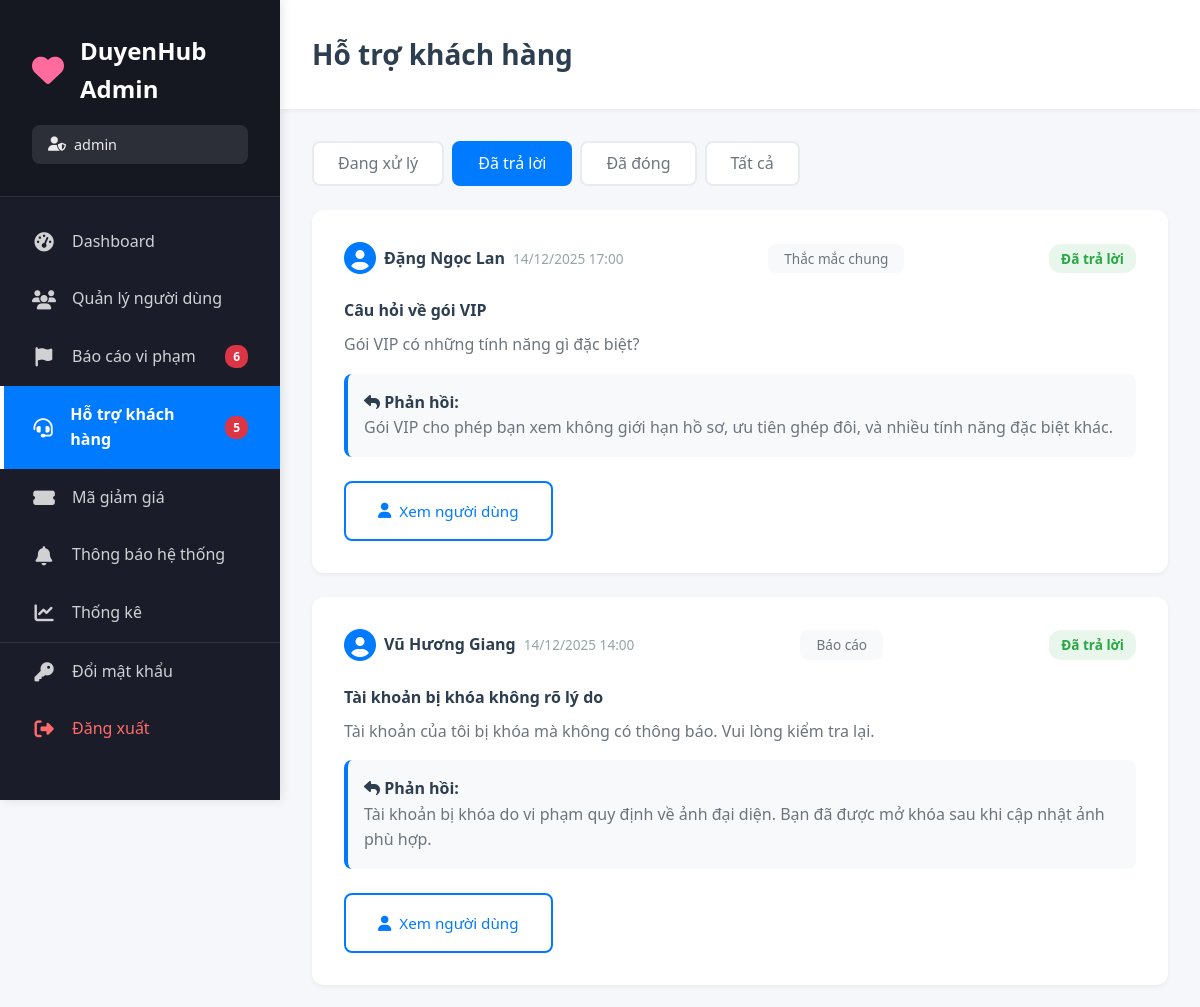
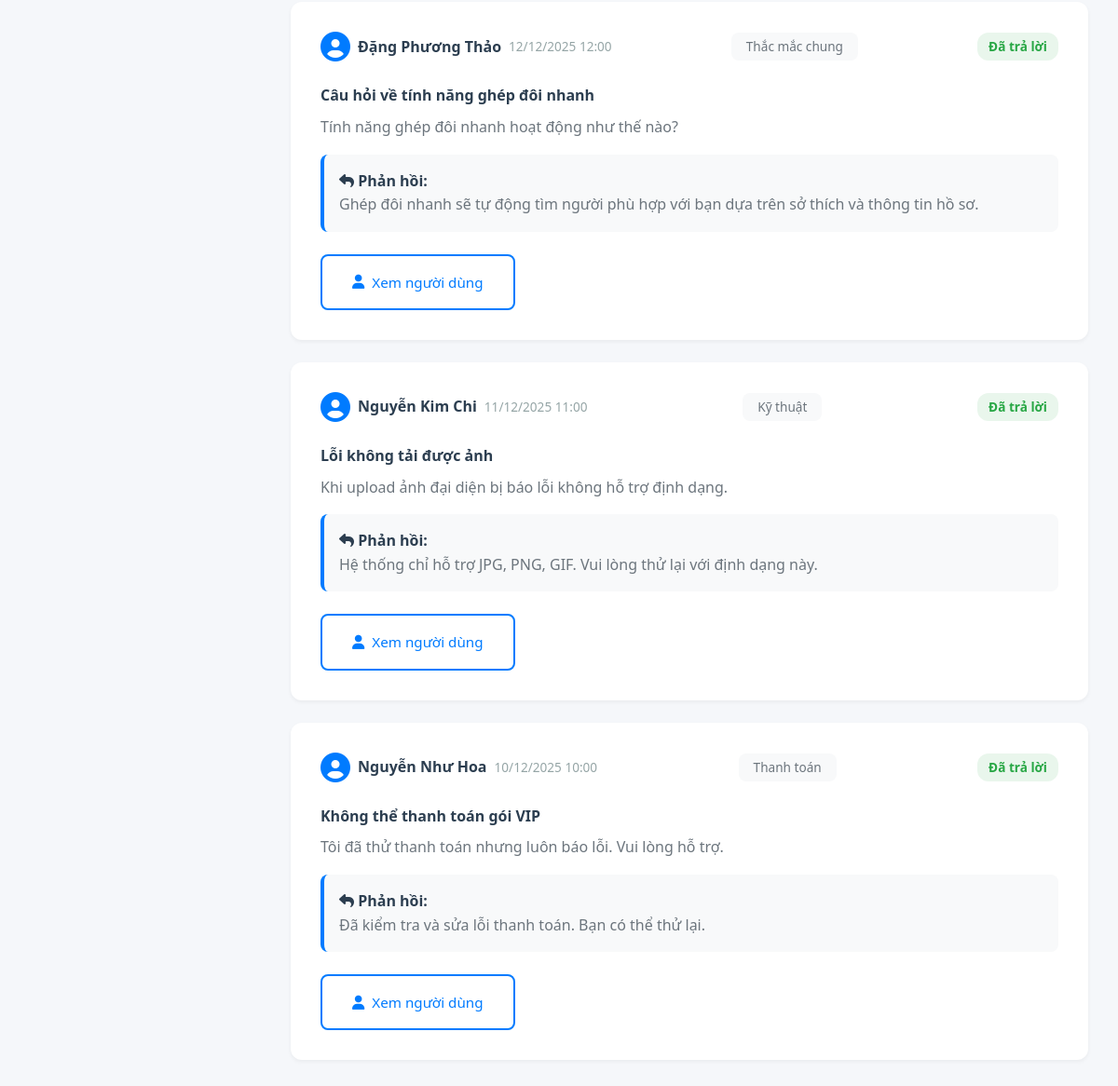
The app's page /views/admin/hotro.php?filter=resolved (signed in) with its own data (2 pictures, top to bottom).
### tables this page shows
CREATE TABLE `hotro` (
  `maHoTro` int(11) NOT NULL,
  `maNguoiDung` int(11) NOT NULL,
  `tieuDe` varchar(255) NOT NULL,
  `noiDung` text NOT NULL,
  `loai` enum('general','payment','technical','report','other') DEFAULT 'general',
  `trangThai` enum('pending','in_progress','resolved','closed') DEFAULT 'pending',
  `maAdminPhuTrach` int(11) DEFAULT NULL,
  `phanHoi` text DEFAULT NULL,
  `thoiDiemTao` datetime DEFAULT current_timestamp(),
  `thoiDiemCapNhat` datetime DEFAULT NULL ON UPDATE current_timestamp()
);

CREATE TABLE `hoso` (
  `maHoSo` int(11) NOT NULL,
  `maNguoiDung` int(11) DEFAULT NULL,
  `ten` varchar(100) DEFAULT NULL,
  `ngaySinh` date DEFAULT NULL,
  `gioiTinh` enum('Nam','Nữ','Khac') DEFAULT NULL,
  `tinhTrangHonNhan` varchar(50) DEFAULT NULL,
  `canNang` float DEFAULT NULL,
  `chieuCao` float DEFAULT NULL,
  `mucTieuPhatTrien` text DEFAULT NULL,
  `hocVan` varchar(100) DEFAULT NULL,
  `noiSong` varchar(100) DEFAULT NULL,
  `soThich` text DEFAULT NULL,
  `moTa` text DEFAULT NULL,
  `avt` varchar(255) DEFAULT NULL
);

### views/admin/hotro.php (the view, shortened to what this page needs)
<?php
$db = clsConnect::getInstance()->connect();
$filter = $_GET['filter'] ?? 'pending';
$sql = "SELECT h.*, n.tenDangNhap, hs.ten
        FROM hotro h
        LEFT JOIN nguoidung n ON h.maNguoiDung = n.maNguoiDung
        LEFT JOIN hoso hs ON h.maNguoiDung = hs.maNguoiDung";
if ($filter === 'pending') {
    $sql .= " WHERE h.trangThai IN ('pending', 'in_progress')";
} elseif ($filter === 'resolved') {
    $sql .= " WHERE h.trangThai = 'resolved'";
} elseif ($filter === 'closed') {
    $sql .= " WHERE h.trangThai = 'closed'";
}
$sql .= " ORDER BY h.thoiDiemTao DESC LIMIT 100";
$result = $db->query($sql);
$supports = $result->fetch_all(MYSQLI_ASSOC);
?>
<!DOCTYPE html>
<html lang="vi">
<head>
    <link rel="stylesheet" href="https://cdnjs.cloudflare.com/ajax/libs/font-awesome/6.4.0/css/all.min.css">
    <link rel="stylesheet" href="../../public/css/admin.css?v=<?php echo time(); ?>">
</head>
<body>
    <div class="admin-wrapper">
        <?php include 'sidebar.php'; ?>
        <main class="main-content">
            <div class="top-bar">
                <h1>Hỗ trợ khách hàng</h1>
            </div>
            <div class="content-area">
                <div class="filter-tabs">
                    <a href="?filter=pending" class="<?php echo $filter === 'pending' ? 'active' : ''; ?>">Đang xử lý</a>
                    <a href="?filter=resolved" class="<?php echo $filter === 'resolved' ? 'active' : ''; ?>">Đã trả lời</a>
                    <a href="?filter=closed" class="<?php echo $filter === 'closed' ? 'active' : ''; ?>">Đã đóng</a>
                    <a href="?filter=all" class="<?php echo $filter === 'all' ? 'active' : ''; ?>">Tất cả</a>
                </div>
                <div class="support-list">
                    <?php foreach ($supports as $support): ?>
                    <div class="support-card">
                        <div class="support-header">
                            <div class="support-user">
                                <i class="fas fa-user-circle"></i>
                                <strong><?php echo htmlspecialchars($support['ten'] ?? $support['tenDangNhap'] ?? 'N/A'); ?></strong>
                                <span class="support-time"><?php echo date('d/m/Y H:i', strtotime($support['thoiDiemTao'])); ?></span>
                            </div>
                            <div class="support-type">
                                <?php
                                $types = [
                                    'general' => 'Thắc mắc chung',
                                    'payment' => 'Thanh toán',
                                    'technical' => 'Kỹ thuật',
                                    'report' => 'Báo cáo',
                                    'other' => 'Khác'
                                ];
                                echo $types[$support['loai']] ?? $support['loai'];
                                ?>
                            </div>
                            <div class="support-status">
                                <?php if ($support['trangThai'] === 'pending'): ?>
                                    <span class="badge badge-warning">Chờ xử lý</span>
                                <?php elseif ($support['trangThai'] === 'in_progress'): ?>
                                    <span class="badge badge-info">Đang xử lý</span>
                                <?php elseif ($support['trangThai'] === 'resolved'): ?>
                                    <span class="badge badge-success">Đã trả lời</span>
                                <?php else: ?>
                                    <span class="badge badge-secondary">Đã đóng</span>
                                <?php endif; ?>
                            </div>
                        </div>
                        <div class="support-content">
                            <h4><?php echo htmlspecialchars($support['tieuDe']); ?></h4>
                            <p><?php echo nl2br(htmlspecialchars($support['noiDung'])); ?></p>
                            <?php if (!empty($support['phanHoi'])): ?>
                            <div class="support-reply">
                                <strong><i class="fas fa-reply"></i> Phản hồi:</strong>
                                <p><?php echo nl2br(htmlspecialchars($support['phanHoi'])); ?></p>
                            </div>
                            <?php endif; ?>
                        </div>
                        <div class="support-actions">
                            <a href="xemnguoidung.php?id=<?php echo $support['maNguoiDung']; ?>" class="btn btn-outline">
                                <i class="fas fa-user"></i> Xem người dùng
                            </a>
                        </div>
                    </div>
                    <?php endforeach; ?>
                </div>
            </div>
        </main>
    </div>
</body>
</html>

### public/css/admin.css (style rules this page uses)
:root { --primary: #007bff; --secondary: #6c757d; --success: #28a745; --danger: #dc3545; --warning: #ffc107; --info: #17a2b8; --light: #f8f9fa; --dark: #343a40; --sidebar-bg: #1a1d29; --sidebar-hover: #252837; --sidebar-active: #007bff; --text-primary: #2c3e50; --text-secondary: #6c757d; --text-light: #95a5a6; --spacing-xs: 0.25rem; --spacing-sm: 0.5rem; --spacing-md: 1rem; --spacing-lg: 1.5rem; --spacing-xl: 2rem; --border-radius: 8px; --border-radius-sm: 4px; --border-radius-lg: 12px; --shadow-sm: 0 2px 4px rgba(0,0,0,0.05); --shadow-md: 0 4px 8px rgba(0,0,0,0.1); --shadow-lg: 0 8px 16px rgba(0,0,0,0.15); }
* { margin: 0; padding: 0; box-sizing: border-box; }
body { font-family: 'Segoe UI', -apple-system, BlinkMacSystemFont, 'Roboto', 'Helvetica Neue', Arial, sans-serif; background: #f5f7fa; color: var(--text-primary); line-height: 1.6; overflow-x: hidden; }
.admin-wrapper { display: flex; min-height: 100vh; }
.main-content { flex: 1; margin-left: 280px; min-height: 100vh; background: #f5f7fa; }
.top-bar { background: white; padding: var(--spacing-xl); box-shadow: var(--shadow-sm); display: flex; justify-content: space-between; align-items: center; position: sticky; top: 0; z-index: 100; }
.top-bar h1 { font-size: 1.75rem; font-weight: 700; color: var(--text-primary); margin: 0; }
.content-area { padding: var(--spacing-xl); }
.filter-tabs { display: flex; gap: var(--spacing-sm); margin-bottom: var(--spacing-lg); flex-wrap: wrap; }
.filter-tabs a { padding: var(--spacing-sm) var(--spacing-lg); background: white; color: var(--text-secondary); text-decoration: none; border-radius: var(--border-radius); font-weight: 500; transition: all 0.3s ease; border: 2px solid #e9ecef; }
.filter-tabs a.active { background: var(--primary); color: white; border-color: var(--primary); }
.badge { display: inline-flex; align-items: center; gap: var(--spacing-xs); padding: 4px 12px; border-radius: 12px; font-size: 0.85rem; font-weight: 600; }
.badge-success { background: rgba(40, 167, 69, 0.1); color: var(--success); }
.btn { display: inline-flex; align-items: center; gap: var(--spacing-sm); padding: var(--spacing-md) var(--spacing-xl); border: none; border-radius: var(--border-radius); font-size: 0.95rem; font-weight: 500; cursor: pointer; transition: all 0.3s ease; text-decoration: none; }
.btn-outline { background: white; color: var(--primary); border: 2px solid var(--primary); }
.support-list { display: flex; flex-direction: column; gap: var(--spacing-lg); }
.support-card { background: white; border-radius: var(--border-radius-lg); padding: var(--spacing-xl); box-shadow: var(--shadow-sm); transition: all 0.3s ease; }
.support-header { display: flex; justify-content: space-between; align-items: center; margin-bottom: var(--spacing-md); flex-wrap: wrap; gap: var(--spacing-md); }
.support-user { display: flex; align-items: center; gap: var(--spacing-sm); }
.support-user i { font-size: 2rem; color: var(--primary); }
.support-time { color: var(--text-light); font-size: 0.85rem; }
.support-type { padding: var(--spacing-xs) var(--spacing-md); background: #f8f9fa; border-radius: var(--border-radius); font-size: 0.85rem; color: var(--text-secondary); }
.support-content { margin: var(--spacing-lg) 0; }
.support-content h4 { margin-bottom: var(--spacing-sm); color: var(--text-primary); }
.support-content p { color: var(--text-secondary); line-height: 1.6; }
.support-reply { margin-top: var(--spacing-md); padding: var(--spacing-md); background: #f8f9fa; border-left: 4px solid var(--primary); border-radius: var(--border-radius); }
.support-actions { display: flex; gap: var(--spacing-md); flex-wrap: wrap; }

### records on screen
hotro: hoso.ten "Đặng Ngọc Lan", thoiDiemTao "14/12/2025 17:00", loai "Thắc mắc chung", trangThai "Đã trả lời", tieuDe "Câu hỏi về gói VIP", noiDung "Gói VIP có những tính năng gì đặc biệt?", phanHoi "Gói VIP cho phép bạn xem không giới hạn hồ sơ, ưu tiên ghép đôi, và nhiều tính năng đặc biệt khác."
hotro: hoso.ten "Vũ Hương Giang", thoiDiemTao "14/12/2025 14:00", loai "Báo cáo", trangThai "Đã trả lời", tieuDe "Tài khoản bị khóa không rõ lý do", noiDung "Tài khoản của tôi bị khóa mà không có thông báo. Vui lòng kiểm tra lại.", phanHoi "Tài khoản bị khóa do vi phạm quy định về ảnh đại diện. Bạn đã được mở khóa sau khi cập nhật ảnh phù hợp."
hotro: hoso.ten "Đặng Phương Thảo", thoiDiemTao "12/12/2025 12:00", loai "Thắc mắc chung", trangThai "Đã trả lời", tieuDe "Câu hỏi về tính năng ghép đôi nhanh", noiDung "Tính năng ghép đôi nhanh hoạt động như thế nào?", phanHoi "Ghép đôi nhanh sẽ tự động tìm người phù hợp với bạn dựa trên sở thích và thông tin hồ sơ."
hotro: hoso.ten "Nguyễn Kim Chi", thoiDiemTao "11/12/2025 11:00", loai "Kỹ thuật", trangThai "Đã trả lời", tieuDe "Lỗi không tải được ảnh", noiDung "Khi upload ảnh đại diện bị báo lỗi không hỗ trợ định dạng.", phanHoi "Hệ thống chỉ hỗ trợ JPG, PNG, GIF. Vui lòng thử lại với định dạng này."
hotro: hoso.ten "Nguyễn Như Hoa", thoiDiemTao "10/12/2025 10:00", loai "Thanh toán", trangThai "Đã trả lời", tieuDe "Không thể thanh toán gói VIP", noiDung "Tôi đã thử thanh toán nhưng luôn báo lỗi. Vui lòng hỗ trợ.", phanHoi "Đã kiểm tra và sửa lỗi thanh toán. Bạn có thể thử lại."

### other values on screen
$adminName "admin"
$pendingReports "6"
$pendingSupport "5"
